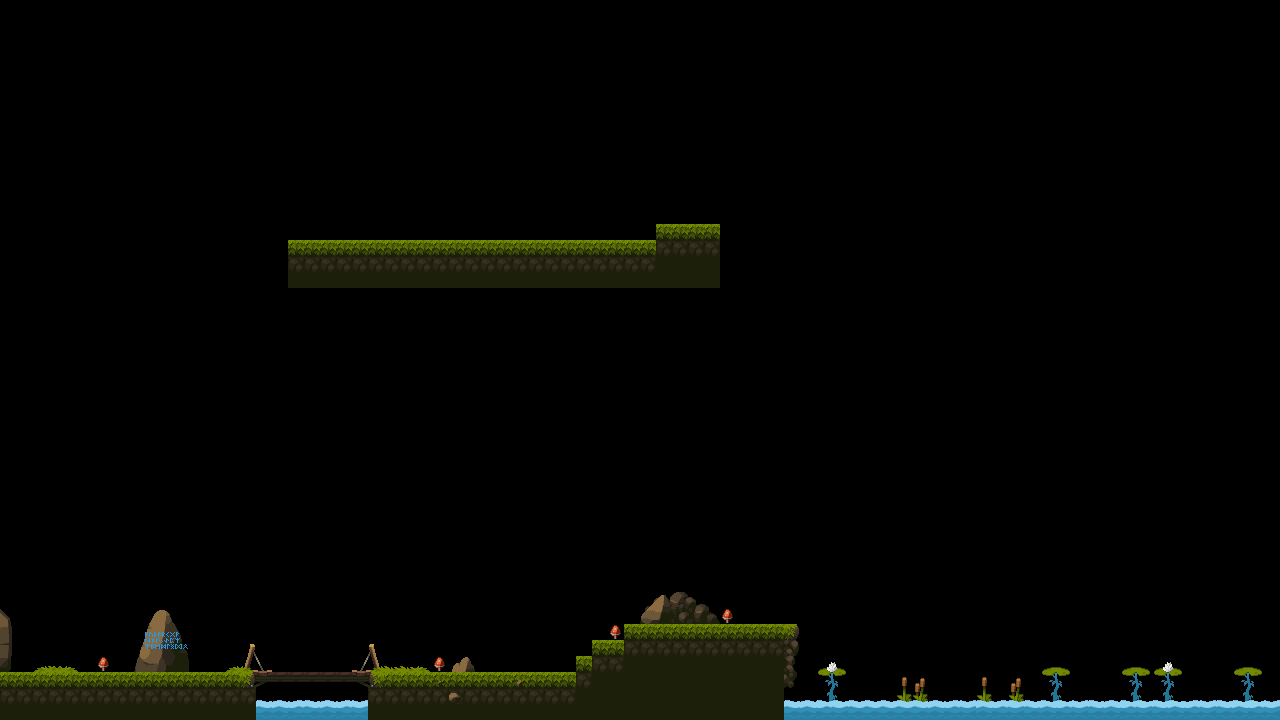

A level layout from a 2D game, rendered from its tile map. Below: a short description, then the map file with tile-grid data replaced by summaries:
An orthogonal 80x45 tile map with 16x16 px tiles, 2 tile layers (backgroung, Tile Layer 2), 2 tilesets and 36 objects (11x fallingPlatform, 9x platformGrass, 4x rat, 4x platformNull, 3x movingPlatform, ...).

<map version="1.10" tiledversion="1.10.2" orientation="orthogonal" renderorder="right-down" width="80" height="45" tilewidth="16" tileheight="16" infinite="0" nextlayerid="4" nextobjectid="95">
 <tileset firstgid="1" source="Tiles.tsx" />
 <tileset firstgid="626" source="Props-Rocks.tsx" />
 <layer id="1" name="backgroung" width="80" height="45">
  <data>[3600 cells, 571 non-empty, 85 distinct tile ids]</data>
 </layer>
 <layer id="3" name="Tile Layer 2" width="80" height="45">
  <data>[3600 cells, 32 non-empty, 17 distinct tile ids]</data>
 </layer>
 <objectgroup id="2" name="objects">
  <object id="1" x="0" y="720">
   <polygon points="0,0 0,-48 576,-48 576,0" />
  </object>
  <object id="8" x="624" y="624">
   <polygon points="0,0 0,96 176,96 176,0" />
  </object>
  <object id="34" x="576" y="656">
   <polygon points="0,0 0,64 16,64 16,0" />
  </object>
  <object id="35" x="592" y="640">
   <polygon points="0,0 0,80 32,80 32,0" />
  </object>
  <object id="36" name="movingPlatform" x="1200" y="624" width="48" height="12">
   <properties>
    <property name="destinationX" type="float" value="1216" />
    <property name="destinationY" type="float" value="480" />
   </properties>
  </object>
  <object id="37" name="platformGrass" x="896" y="608" width="80" height="16" />
  <object id="38" name="platformGrass" x="1088" y="624" width="80" height="16" />
  <object id="39" name="platformGrass" x="1104" y="480" width="80" height="16" />
  <object id="40" name="platformGrass" x="824" y="480" width="80" height="16" />
  <object id="41" name="platformGrass" x="1040" y="448" width="48" height="16" />
  <object id="42" name="fallingPlatform" x="584" y="437.333" width="32" height="16" />
  <object id="45" name="fallingPlatform" x="695" y="495.333" width="57" height="16" />
  <object id="46" name="fallingPlatform" x="623.167" y="469.333" width="32" height="16" />
  <object id="47" name="fallingPlatform" x="508.333" y="412.833" width="32" height="16" />
  <object id="48" name="fallingPlatform" x="362" y="452" width="75.3333" height="16" />
  <object id="52" name="movingPlatform" x="45.5" y="521" width="48" height="12">
   <properties>
    <property name="destinationX" type="float" value="44.83" />
    <property name="destinationY" type="float" value="374.33" />
   </properties>
  </object>
  <object id="53" name="fallingPlatform" x="221.167" y="530.833" width="73.3333" height="16" />
  <object id="55" name="rat" x="466.667" y="630.5" width="32" height="20" />
  <object id="63" name="rat" x="846" y="439" width="32" height="20" />
  <object id="65" name="rat" x="1132.5" y="424.5" width="32" height="20" />
  <object id="71" name="platformGrass" x="143.455" y="332.879" width="80" height="16.6666" />
  <object id="72" name="platformGrass" x="125.666" y="493" width="48" height="16" />
  <object id="73" name="rat" x="722" y="573.333" width="32" height="20" />
  <object id="76" name="entrance" x="41.6664" y="29.0004" width="24.6667" height="38.3334" />
  <object id="78" name="platformNull" x="-11.3333" y="5.33333" width="18" height="666.667" />
  <object id="80" name="platformNull" x="1272" y="-21.3335" width="5" height="740.667" />
  <object id="83" name="platformNull" x="288.667" y="243.667" width="367.333" height="44.6666" />
  <object id="84" name="platformNull" x="657.5" y="225.667" width="63.333" height="63.6666" />
  <object id="85" name="platformGrass" x="765.833" y="206" width="80" height="14.6666" />
  <object id="88" name="movingPlatform" x="934.667" y="162.667" width="48" height="12">
   <properties>
    <property name="destinationX" type="float" value="760.33" />
    <property name="destinationY" type="float" value="290" />
   </properties>
  </object>
  <object id="89" name="fallingPlatform" x="789" y="106.667" width="75.3333" height="16" />
  <object id="90" name="fallingPlatform" x="661" y="82.6667" width="44.6666" height="16" />
  <object id="91" name="fallingPlatform" x="538.333" y="89.3333" width="40.6666" height="16" />
  <object id="92" name="fallingPlatform" x="359.667" y="80" width="38" height="16" />
  <object id="93" name="fallingPlatform" x="171.667" y="102.667" width="35.3333" height="16" />
  <object id="94" name="platformGrass" x="13.3333" y="85.3333" width="80" height="16" />
 </objectgroup>
</map>
